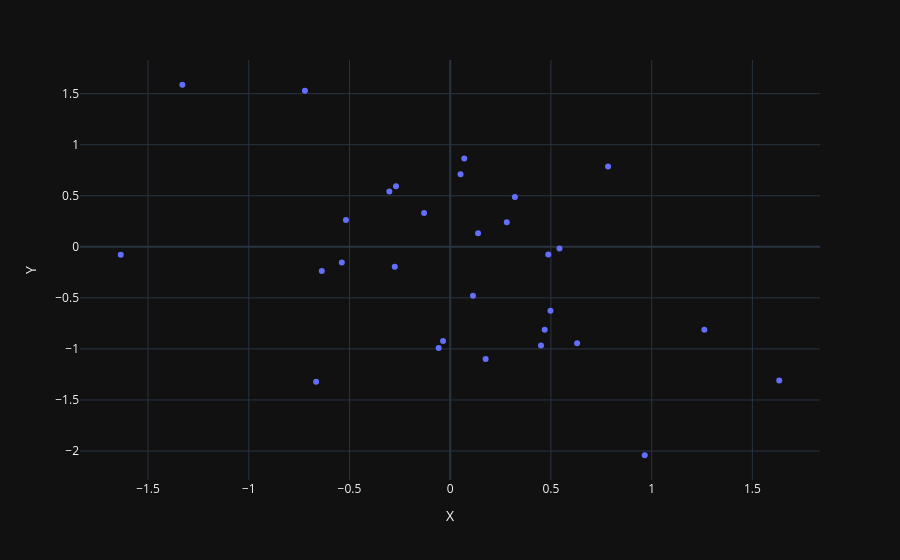

The code cell stored with this chart in its notebook:
### Markdown cell above
Here is a plot of the points:

### Code cell
fig = px.scatter(dfPoints, x="X", y="Y", template="plotly_dark")
fig.show()

### Figure 1 — Plotly figure (JSON) as saved in the notebook; plotly's stock layout.template omitted (floating-point values rounded to 4 significant figures)
{"data": [{"hovertemplate": "X=%{x}<br>Y=%{y}<extra></extra>", "legendgroup": "", "marker": {"color": "#636efa", "symbol": "circle"}, "mode": "markers", "name": "", "orientation": "v", "showlegend": false, "type": "scatter", "x": [-0.6655, 0.4691, 0.1131, 0.7837, -0.2751, -1.635, -0.7212, 0.3211, -0.05728, 0.06982, 0.176, 0.4507, -0.1297, 0.6301, -1.33, 0.1383, -0.03556, 1.633, 0.4976, 0.05132, 0.9655, -0.3021, 0.5424, -0.2691, -0.6374, 0.4869, 1.262, -0.5381, -0.5176, 0.2808], "xaxis": "x", "y": [-1.321, -0.8111, -0.48, 0.7869, -0.1954, -0.07876, 1.529, 0.4874, -0.9903, 0.8644, -1.099, -0.9661, 0.3318, -0.9444, 1.587, 0.1329, -0.922, -1.31, -0.6268, 0.7104, -2.041, 0.5418, -0.0174, 0.5943, -0.2357, -0.07445, -0.8117, -0.1529, 0.2636, 0.2416], "yaxis": "y"}], "layout": {"legend": {"tracegroupgap": 0}, "margin": {"t": 60}, "xaxis": {"anchor": "y", "domain": [0, 1], "title": {"text": "X"}}, "yaxis": {"anchor": "x", "domain": [0, 1], "title": {"text": "Y"}}}}
